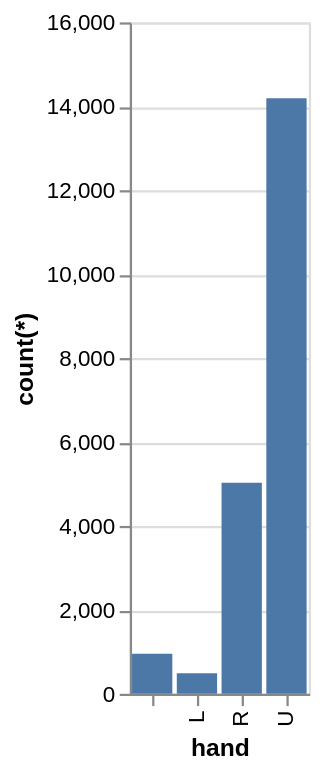

Describe this chart as a Vega-Lite specification.
### Vega-Lite specification from a JSON file in a GitHub repository (floating-point values rounded to 4 significant figures)
{"data": {"values": [{"x_data": "", "y_data": 954}, {"x_data": "L", "y_data": 487}, {"x_data": "R", "y_data": 5028}, {"x_data": "U", "y_data": 14193}]}, "mark": "bar", "encoding": {"x": {"field": "x_data", "type": "nominal", "title": "hand", "sort": "ascending"}, "y": {"field": "y_data", "type": "quantitative", "title": "count(*)"}}}
